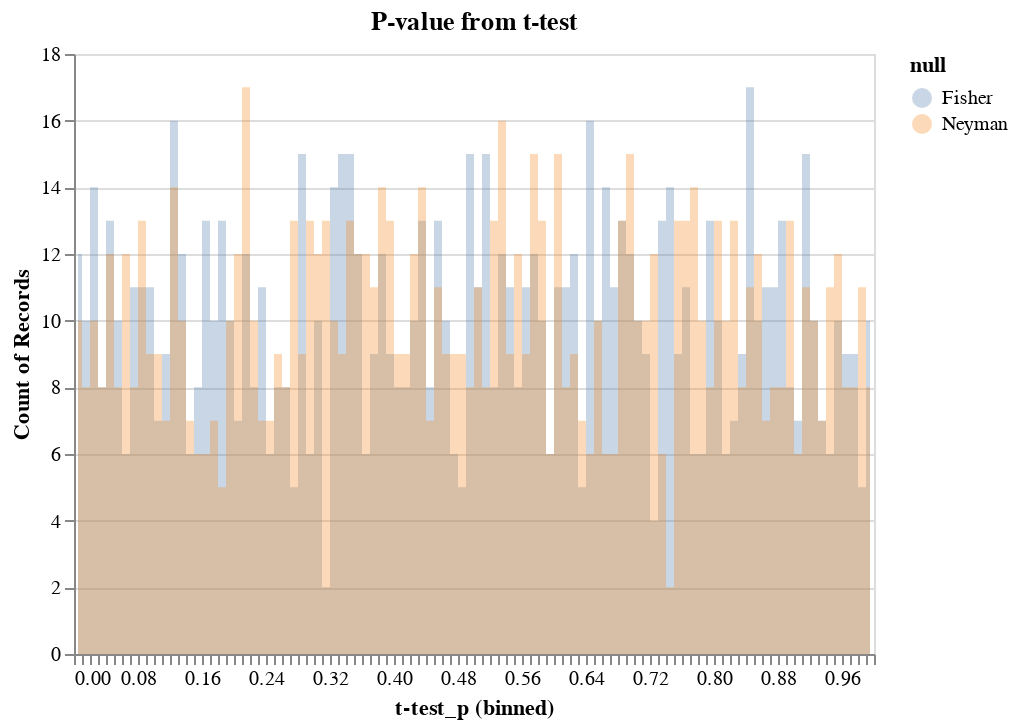

Notebook code cell kept with this figure:
### Code cell
alt.Chart(data, title = "P-value from t-test").mark_area(
    opacity=0.3,
    interpolate='step'
).encode(
    alt.X('t-test_p:Q', bin=alt.Bin(maxbins=100)),
    alt.Y('count()', stack=None),
    alt.Color('null:N')
)

### Figure 1 — Vega-Lite specification as saved in the notebook (floating-point values rounded to 4 significant figures; data arrays with more than 128 entries replaced by an {"elided": "..."} marker saying what was removed)
{"config": {"view": {"continuousWidth": 400, "continuousHeight": 300}}, "data": {"name": "data-659ccf1e3a9eb1df68dd9a823a1aa35f"}, "mark": {"type": "area", "interpolate": "step", "opacity": 0.3}, "encoding": {"color": {"type": "nominal", "field": "null"}, "x": {"type": "quantitative", "bin": {"maxbins": 100}, "field": "t-test_p"}, "y": {"type": "quantitative", "aggregate": "count", "stack": null}}, "title": "P-value from t-test", "$schema": "https://vega.github.io/schema/vega-lite/v4.8.1.json", "datasets": {"data-659ccf1e3a9eb1df68dd9a823a1aa35f": {"elided": "2000 records"}}}
